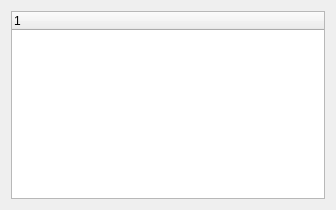
<?xml version="1.0" encoding="UTF-8"?>
<ui version="4.0">
 <class>Widget</class>
 <widget class="QWidget" name="Widget">
  <property name="geometry">
   <rect>
    <x>0</x>
    <y>0</y>
    <width>336</width>
    <height>210</height>
   </rect>
  </property>
  <property name="windowTitle">
   <string>Widget</string>
  </property>
  <layout class="QHBoxLayout" name="horizontalLayout">
   <item>
    <widget class="QTreeWidget" name="treeWidget">
     <column>
      <property name="text">
       <string notr="true">1</string>
      </property>
     </column>
    </widget>
   </item>
  </layout>
 </widget>
 <resources/>
 <connections/>
</ui>
